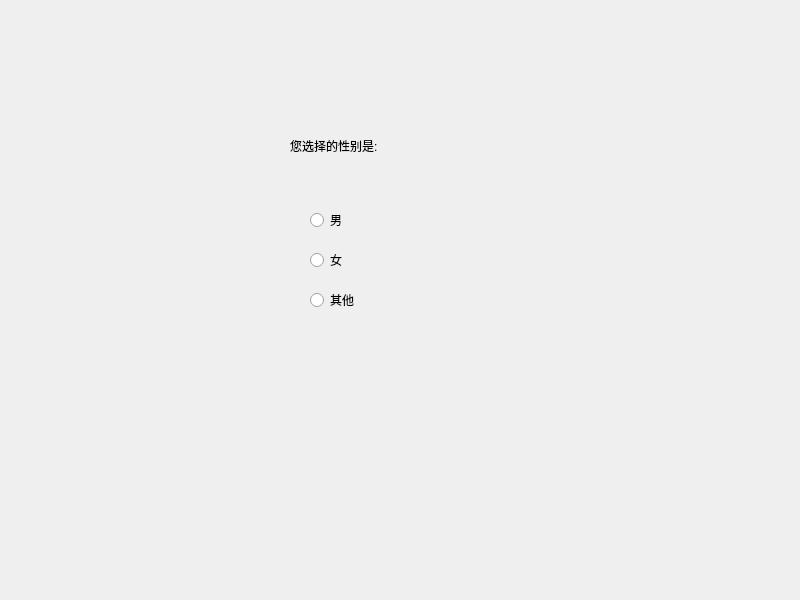
<?xml version="1.0" encoding="UTF-8"?>
<ui version="4.0">
 <class>Widget</class>
 <widget class="QWidget" name="Widget">
  <property name="geometry">
   <rect>
    <x>0</x>
    <y>0</y>
    <width>800</width>
    <height>600</height>
   </rect>
  </property>
  <property name="windowTitle">
   <string>Widget</string>
  </property>
  <widget class="QRadioButton" name="radioButton_male">
   <property name="geometry">
    <rect>
     <x>310</x>
     <y>210</y>
     <width>95</width>
     <height>20</height>
    </rect>
   </property>
   <property name="text">
    <string>男</string>
   </property>
  </widget>
  <widget class="QRadioButton" name="radioButton_female">
   <property name="geometry">
    <rect>
     <x>310</x>
     <y>250</y>
     <width>95</width>
     <height>20</height>
    </rect>
   </property>
   <property name="text">
    <string>女</string>
   </property>
  </widget>
  <widget class="QRadioButton" name="radioButton_other">
   <property name="geometry">
    <rect>
     <x>310</x>
     <y>290</y>
     <width>95</width>
     <height>20</height>
    </rect>
   </property>
   <property name="text">
    <string>其他</string>
   </property>
  </widget>
  <widget class="QLabel" name="label">
   <property name="geometry">
    <rect>
     <x>290</x>
     <y>130</y>
     <width>161</width>
     <height>31</height>
    </rect>
   </property>
   <property name="text">
    <string>您选择的性别是:</string>
   </property>
  </widget>
 </widget>
 <resources/>
 <connections/>
</ui>
